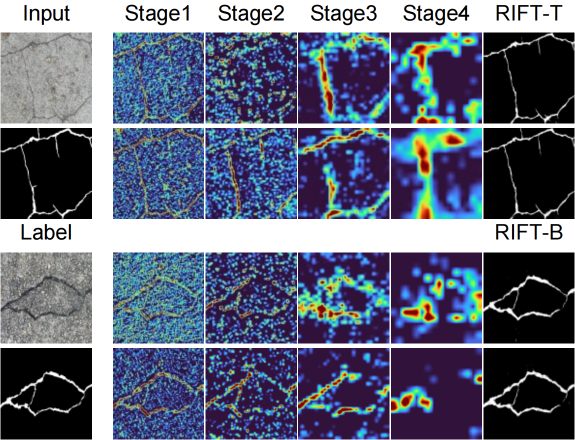
#> input picture assets/stage_wise.png, 1150 x 880 px (shown at 1/2 size)
$ python -i eval.py   (imports and definitions only)
#> lines starting #> are read from the running program, lines starting #| are printed output that depends on the picture
import numpy as np
import os
import argparse
import logging
import glob
import cv2


def cal_global_acc(pred, gt):
    h, w = gt.shape
    return [np.sum(pred == gt), float(h * w)]


# [183 lines left out: functions get_statistics_seg, get_statistics_prf, segment_metrics, prf_metrics, cal_prf_metrics, thred_half and 4 more, not called in this run]


def imread(path, load_size=0, load_mode=cv2.IMREAD_GRAYSCALE, convert_rgb=False, thresh=-1):
#> called with path = 'assets/stage_wise.png', load_size = 0, load_mode = 0, convert_rgb = False, thresh = -1
    im = cv2.imread(path, load_mode)
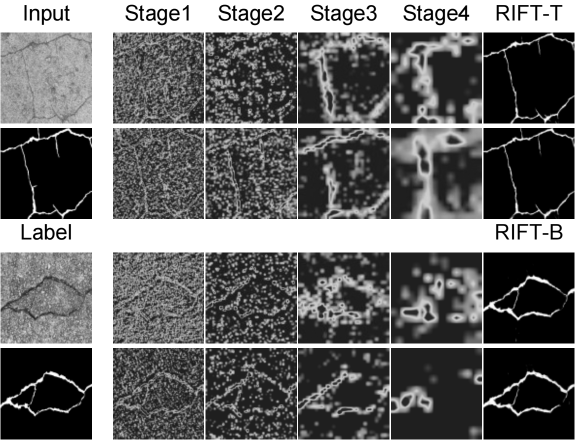
#> im: shape (880, 1150) (shown at 1/2 size); min 0, max 255, mean 103.8
    if convert_rgb:
        im = cv2.cvtColor(im, cv2.COLOR_BGR2RGB)
    if load_size > 0:
        im = cv2.resize(im, (load_size, load_size), interpolation=cv2.INTER_CUBIC)
    if thresh > 0:
        _, im = cv2.threshold(im, thresh, 255, cv2.THRESH_BINARY)
    return im


# [53 lines left out: functions get_image_pairs, evaluate_directory, eval, not called in this run]


# [20 lines not run here, left out]

>>> result = imread('assets/stage_wise.png')

$ run again, on assets/vis_seg.png
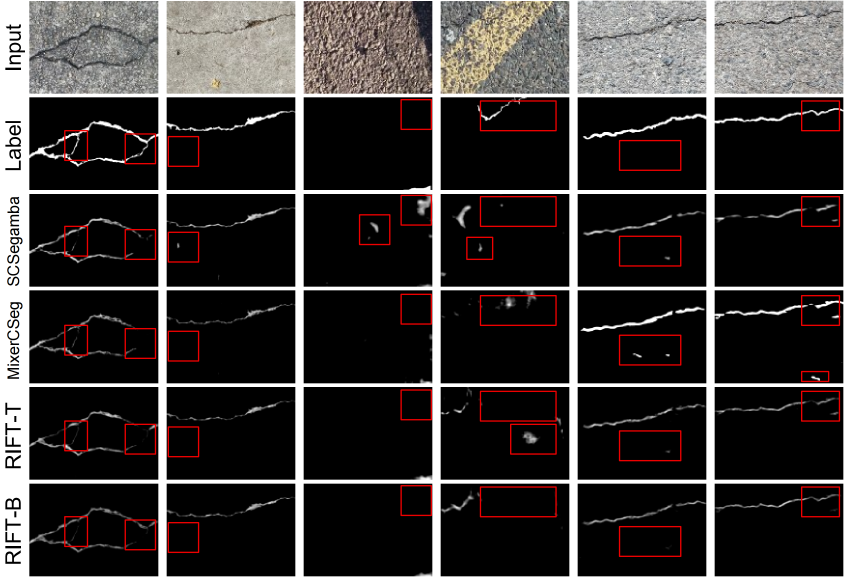
#> input picture assets/vis_seg.png, 2532 x 1731 px (shown at 1/3 size)
#> in imread, `im = cv2.imread(path, load_mode)`:
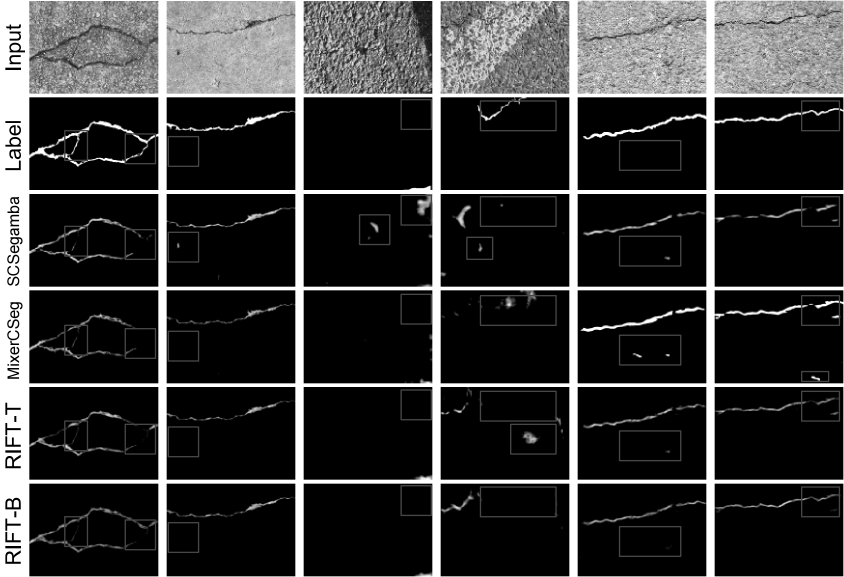
#> im: shape (1731, 2532) (shown at 1/3 size); min 0, max 255, mean 54.2
